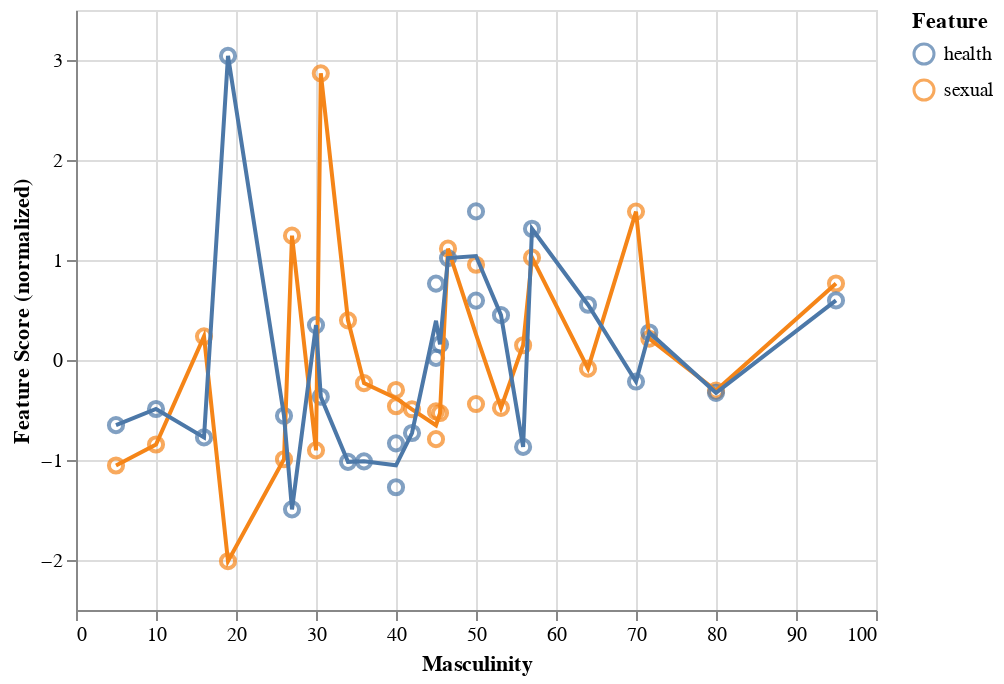

Notebook code for this chart:
### Markdown cell above
Uncertainty Avoidance vs. LIWC. Nations that have are less avoidant of uncertainty use more auxverbs (eg. am, will, have) and discrep words (eg. should, would, could). Since nations with a higher uncertainty avoidance are more stressed about unknown futures, this is not what I expected.

### Code cell
corr, plot = utils.compare_liwc_hofstede('mas',['sexual','health'],nation_liwc)
print(corr)
plot

### Figure 1 — Vega-Lite specification as saved in the notebook (floating-point values rounded to 4 significant figures)
{"config": {"view": {"continuousWidth": 400, "continuousHeight": 300}}, "layer": [{"mark": {"type": "point", "size": 50}, "encoding": {"color": {"field": "Feature", "type": "nominal"}, "tooltip": [{"field": "Culture", "type": "nominal"}, {"field": "Feature", "type": "nominal"}], "x": {"axis": {"title": "Masculinity"}, "field": "mas", "scale": {"zero": false}, "type": "quantitative"}, "y": {"axis": {"title": "Feature Score (normalized)"}, "field": "score", "scale": {"zero": false}, "type": "quantitative"}}}, {"mark": "line", "encoding": {"color": {"field": "Feature", "type": "nominal"}, "x": {"axis": {"title": "Masculinity"}, "field": "mas", "scale": {"zero": false}, "type": "quantitative"}, "y": {"aggregate": "mean", "axis": {"title": "Feature Score (normalized)"}, "field": "score", "scale": {"zero": false}, "type": "quantitative"}}}], "data": {"name": "data-915ea507ceb253391d3709c8008b0b18"}, "$schema": "https://vega.github.io/schema/vega-lite/v4.17.0.json", "datasets": {"data-915ea507ceb253391d3709c8008b0b18": [{"Culture": "Albanian", "mas": 80.0, "Feature": "sexual", "score": -0.306}, {"Culture": "Arabic", "mas": 53.12, "Feature": "sexual", "score": -0.4791}, {"Culture": "Armenian", "mas": 50.0, "Feature": "sexual", "score": 0.9528}, {"Culture": "Bulgarian", "mas": 40.0, "Feature": "sexual", "score": -0.4626}, {"Culture": "Chinese", "mas": 45.0, "Feature": "sexual", "score": -0.7915}, {"Culture": "Croatian", "mas": 40.0, "Feature": "sexual", "score": -0.3}, {"Culture": "Danish", "mas": 16.0, "Feature": "sexual", "score": 0.2365}, {"Culture": "Dutch", "mas": 34.0, "Feature": "sexual", "score": 0.3966}, {"Culture": "English", "mas": 55.89, "Feature": "sexual", "score": 0.1476}, {"Culture": "Estonian", "mas": 30.0, "Feature": "sexual", "score": -0.9036}, {"Culture": "Finnish", "mas": 26.0, "Feature": "sexual", "score": -0.9923}, {"Culture": "French", "mas": 46.5, "Feature": "sexual", "score": 1.114}, {"Culture": "German", "mas": 71.67, "Feature": "sexual", "score": 0.213}, {"Culture": "Greek", "mas": 57.0, "Feature": "sexual", "score": 1.024}, {"Culture": "Icelandic", "mas": 10.0, "Feature": "sexual", "score": -0.8446}, {"Culture": "Italian", "mas": 70.0, "Feature": "sexual", "score": 1.484}, {"Culture": "Japanese", "mas": 95.0, "Feature": "sexual", "score": 0.7648}, {"Culture": "Lithuanian", "mas": 19.0, "Feature": "sexual", "score": -2.012}, {"Culture": "Polish", "mas": 64.0, "Feature": "sexual", "score": -0.08631}, {"Culture": "Portuguese", "mas": 30.6, "Feature": "sexual", "score": 2.867}, {"Culture": "Romanian", "mas": 42.0, "Feature": "sexual", "score": -0.493}, {"Culture": "Russian", "mas": 36.0, "Feature": "sexual", "score": -0.2315}, {"Culture": "Serbian", "mas": 45.5, "Feature": "sexual", "score": -0.5304}, {"Culture": "Spanish", "mas": 50.0, "Feature": "sexual", "score": -0.4404}, {"Culture": "Swedish", "mas": 5.0, "Feature": "sexual", "score": -1.055}, {"Culture": "Turkish", "mas": 45.0, "Feature": "sexual", "score": -0.5141}, {"Culture": "Ukrainian", "mas": 27.0, "Feature": "sexual", "score": 1.243}, {"Culture": "Albanian", "mas": 80.0, "Feature": "health", "score": -0.3286}, {"Culture": "Arabic", "mas": 53.12, "Feature": "health", "score": 0.4483}, {"Culture": "Armenian", "mas": 50.0, "Feature": "health", "score": 0.5941}, {"Culture": "Bulgarian", "mas": 40.0, "Feature": "health", "score": -0.8336}, {"Culture": "Chinese", "mas": 45.0, "Feature": "health", "score": 0.764}, {"Culture": "Croatian", "mas": 40.0, "Feature": "health", "score": -1.272}, {"Culture": "Danish", "mas": 16.0, "Feature": "health", "score": -0.7744}, {"Culture": "Dutch", "mas": 34.0, "Feature": "health", "score": -1.018}, {"Culture": "English", "mas": 55.89, "Feature": "health", "score": -0.8692}, {"Culture": "Estonian", "mas": 30.0, "Feature": "health", "score": 0.3488}, {"Culture": "Finnish", "mas": 26.0, "Feature": "health", "score": -0.5579}, {"Culture": "French", "mas": 46.5, "Feature": "health", "score": 1.019}, {"Culture": "German", "mas": 71.67, "Feature": "health", "score": 0.2752}, {"Culture": "Greek", "mas": 57.0, "Feature": "health", "score": 1.312}, {"Culture": "Icelandic", "mas": 10.0, "Feature": "health", "score": -0.4899}, {"Culture": "Italian", "mas": 70.0, "Feature": "health", "score": -0.2154}, {"Culture": "Japanese", "mas": 95.0, "Feature": "health", "score": 0.596}, {"Culture": "Lithuanian", "mas": 19.0, "Feature": "health", "score": 3.041}, {"Culture": "Polish", "mas": 64.0, "Feature": "health", "score": 0.5526}, {"Culture": "Portuguese", "mas": 30.6, "Feature": "health", "score": -0.3672}, {"Culture": "Romanian", "mas": 42.0, "Feature": "health", "score": -0.7304}, {"Culture": "Russian", "mas": 36.0, "Feature": "health", "score": -1.013}, {"Culture": "Serbian", "mas": 45.5, "Feature": "health", "score": 0.1569}, {"Culture": "Spanish", "mas": 50.0, "Feature": "health", "score": 1.486}, {"Culture": "Swedish", "mas": 5.0, "Feature": "health", "score": -0.6516}, {"Culture": "Turkish", "mas": 45.0, "Feature": "health", "score": 0.02108}, {"Culture": "Ukrainian", "mas": 27.0, "Feature": "health", "score": -1.494}]}}
